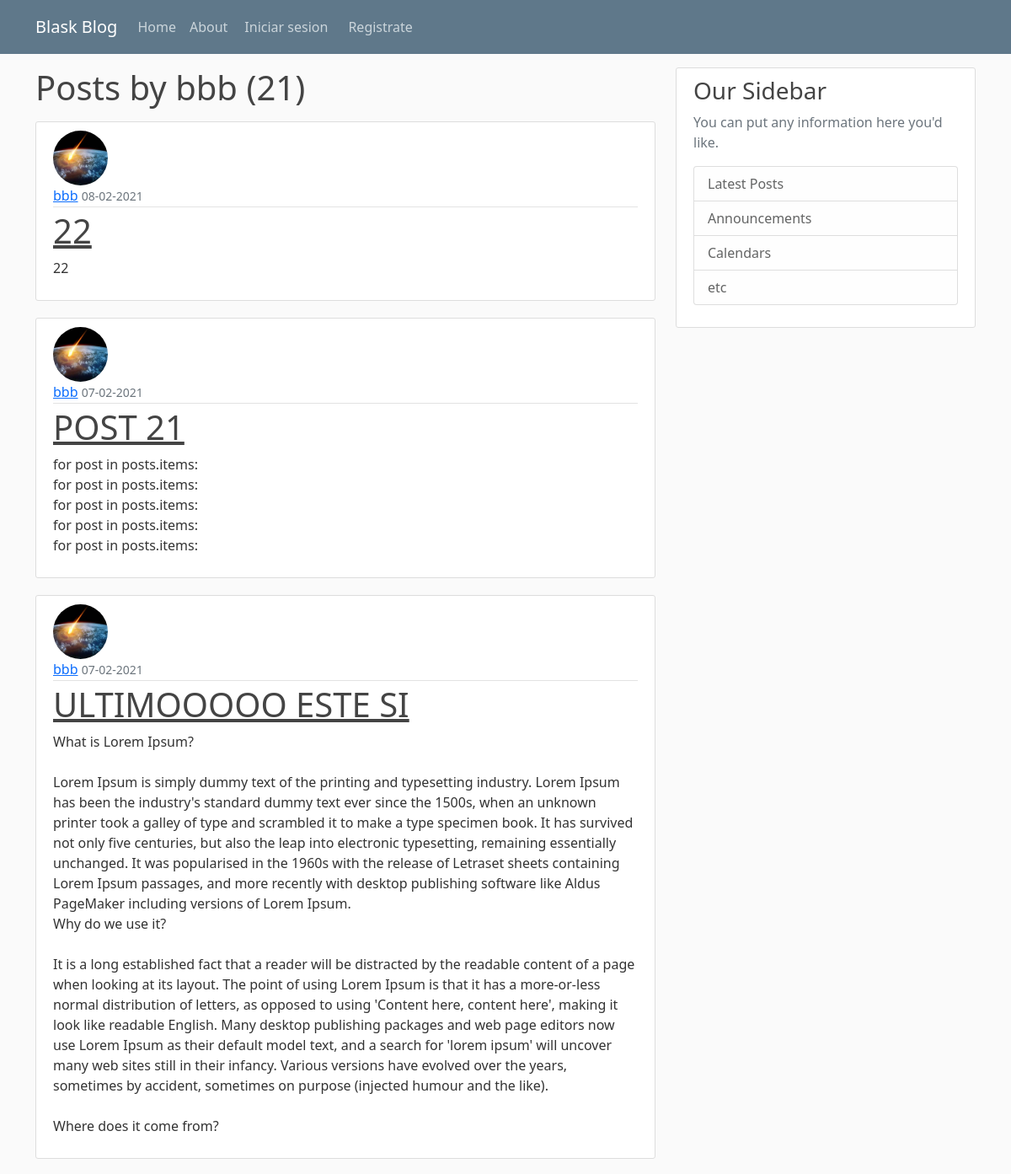
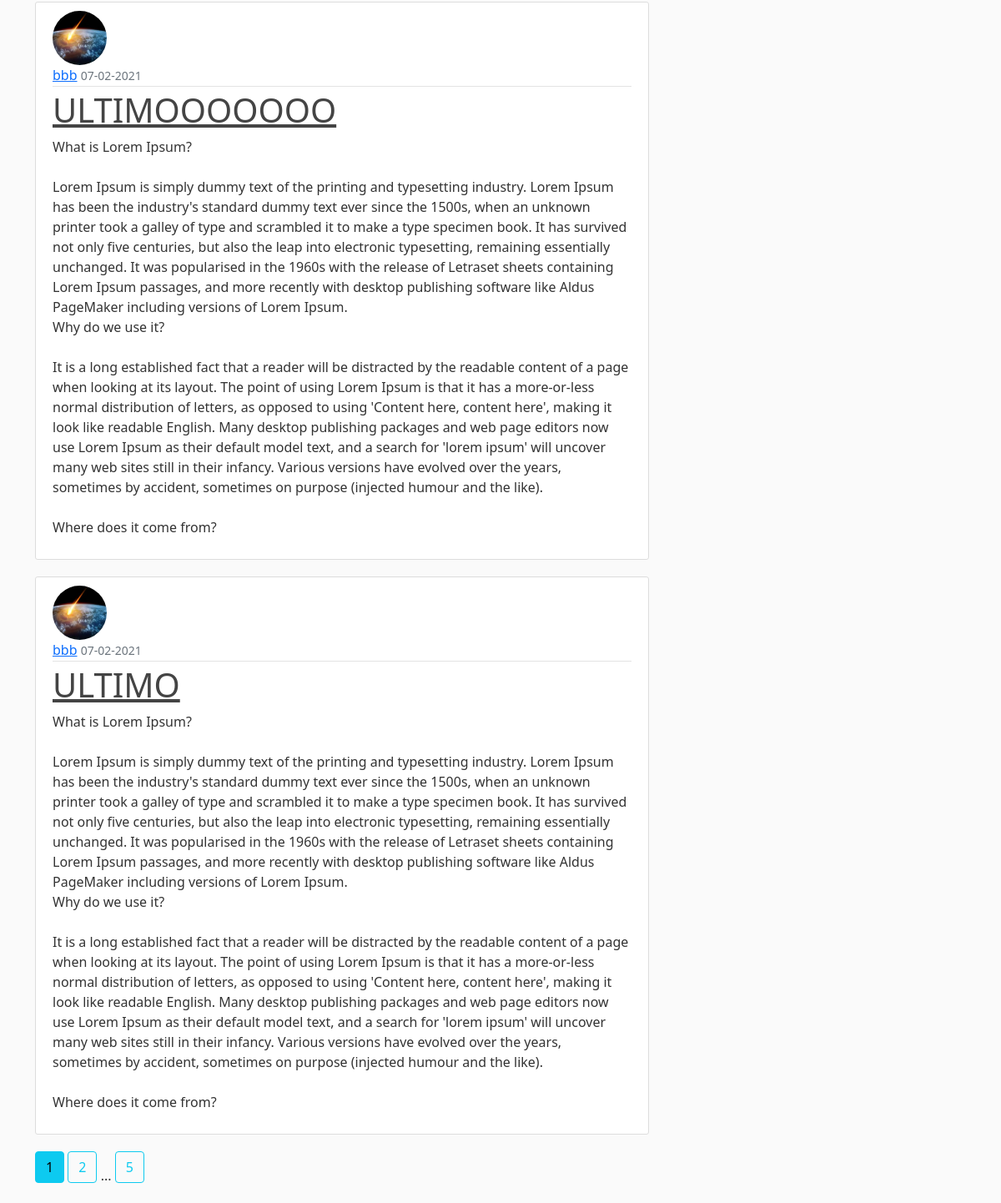
The app's page /user/bbb with its own data (2 pictures, top to bottom).
### flaskblog/models.py (models this page shows, shortened)
class User(db.Model, UserMixin):
	id = db.Column(db.Integer, primary_key=True)
	username = db.Column(db.String(20), unique=True, nullable=False)
	email = db.Column(db.String(120), unique=True, nullable=False)
	image_file = db.Column(db.String(20), nullable=False, default='default.jpg')
	password = db.Column(db.String(60), nullable=False)
	posts = db.relationship('Post', backref=db.backref('author', lazy=True)) # o lazy dynamic

class Post(db.Model):
	id = db.Column(db.Integer, primary_key=True)
	title = db.Column(db.String(100), nullable=False)
	date_posted = db.Column(db.DateTime, nullable=False, default=datetime.utcnow)
	content = db.Column(db.Text, nullable=False)
	user_id = db.Column(db.Integer, db.ForeignKey('user.id'), nullable=False)

### flaskblog/users/routes.py (the view)
@users.route("/user/<string:username>")
def user_posts(username):
	page = request.args.get('page', 1, type=int)
	user = User.query.filter_by(username=username).first_or_404()
	posts = Post.query.filter_by(author=user).order_by(Post.date_posted.desc()).paginate(page=page, per_page=5)
	return render_template('user_posts.html', posts=posts, user=user)

### flaskblog/templates/user_posts.html
{% extends "layout.html" %}
{% block content %}
    <h1 class="mb-3">Posts by {{ user.username }} ({{ posts.total }})</h1>
	{% for post in posts.items %}
		<article class="media content-section">
			<img class="rounded-circle article-img" src="{{ url_for('static', filename='profile_pics/' + post.author.image_file) }}">
		  	<div class="media-body">
		    	<div class="article-metadata">
		      		<a class="mr-2" href="{{ url_for('users.user_posts', username=post.author.username) }}">{{ post.author.username }}</a>
		      		<small class="text-muted">{{ post.date_posted.strftime('%d-%m-%Y') }}</small>
		    	</div>
		    	<h1><a class="article-title" href="{{ url_for('posts.post', post_id=post.id) }}">{{ post.title }}</a></h1>
		    	<p class="article-content">{{ post.content }}</p>
		  	</div>
		</article>
	{% endfor %}
	{% for page_num in posts.iter_pages(left_edge=1, right_edge=1, left_current=1, right_current=2) %}
		{% if page_num %}
			{% if posts.page == page_num %}
				<a class="btn btn-info mb-4" href="{{ url_for('users.user_posts', username=user.username, page=page_num) }}">{{ page_num }}</a>
			{% else %}
				<a class="btn btn-outline-info mb-4" href="{{ url_for('users.user_posts', username=user.username, page=page_num) }}">{{ page_num }}</a>
			{% endif %}
		{% else %}
		...
		{% endif %}
	{% endfor %}
{% endblock content %}

### flaskblog/static/main.css (style rules this page uses)
body { background: #fafafa; color: #333333; margin-top: 5rem; }
h1, h2, h3, h4, h5, h6 { color: #444444; }
.content-section { background: #ffffff; padding: 10px 20px; border: 1px solid #dddddd; border-radius: 3px; margin-bottom: 20px; }
.article-title { color: #444444; }
.article-content { white-space: pre-line; }
.article-img { height: 65px; width: 65px; margin-right: 16px; }
.article-metadata { padding-bottom: 1px; margin-bottom: 4px; border-bottom: 1px solid #e3e3e3 }

### records on screen
User: username "bbb"
Post: image_file (picture), author.username "bbb", date_posted "08-02-2021", title "22", content "22"
Post: image_file (picture), author.username "bbb", date_posted "07-02-2021", title "POST 21", content "for post in posts.items: for post in posts.items: for post in posts.items: for post in posts.items: for post in posts.items:"
Post: image_file (picture), author.username "bbb", date_posted "07-02-2021", title "ULTIMOOOOO ESTE SI", content "What is Lorem Ipsum? Lorem Ipsum is simply dummy text of the printing and typesetting industry. Lorem Ipsum has been the industry's standard dummy text ever since the 1500s, when an unknown printer took a galley of type and scrambled it to make a type specimen book. It has survived not only five centuries, but also the leap into electronic typesetting, remaining essentially unchanged. It was popularised in the 1960s with the release of Letraset sheets containing Lorem Ipsum passages, and more recently with desktop publishing software like Aldus PageMaker including versions of Lorem Ipsum. Why do we use it? It is a long established fact that a reader will be distracted by the readable…"
Post: image_file (picture), author.username "bbb", date_posted "07-02-2021", title "ULTIMOOOOOOO", content "What is Lorem Ipsum? Lorem Ipsum is simply dummy text of the printing and typesetting industry. Lorem Ipsum has been the industry's standard dummy text ever since the 1500s, when an unknown printer took a galley of type and scrambled it to make a type specimen book. It has survived not only five centuries, but also the leap into electronic typesetting, remaining essentially unchanged. It was popularised in the 1960s with the release of Letraset sheets containing Lorem Ipsum passages, and more recently with desktop publishing software like Aldus PageMaker including versions of Lorem Ipsum. Why do we use it? It is a long established fact that a reader will be distracted by the readable…"
Post: image_file (picture), author.username "bbb", date_posted "07-02-2021", title "ULTIMO", content "What is Lorem Ipsum? Lorem Ipsum is simply dummy text of the printing and typesetting industry. Lorem Ipsum has been the industry's standard dummy text ever since the 1500s, when an unknown printer took a galley of type and scrambled it to make a type specimen book. It has survived not only five centuries, but also the leap into electronic typesetting, remaining essentially unchanged. It was popularised in the 1960s with the release of Letraset sheets containing Lorem Ipsum passages, and more recently with desktop publishing software like Aldus PageMaker including versions of Lorem Ipsum. Why do we use it? It is a long established fact that a reader will be distracted by the readable…"

### other values on screen
{{ posts.total }} "21"
{{ page_num }} "1"
{{ page_num }} "2" "5"
